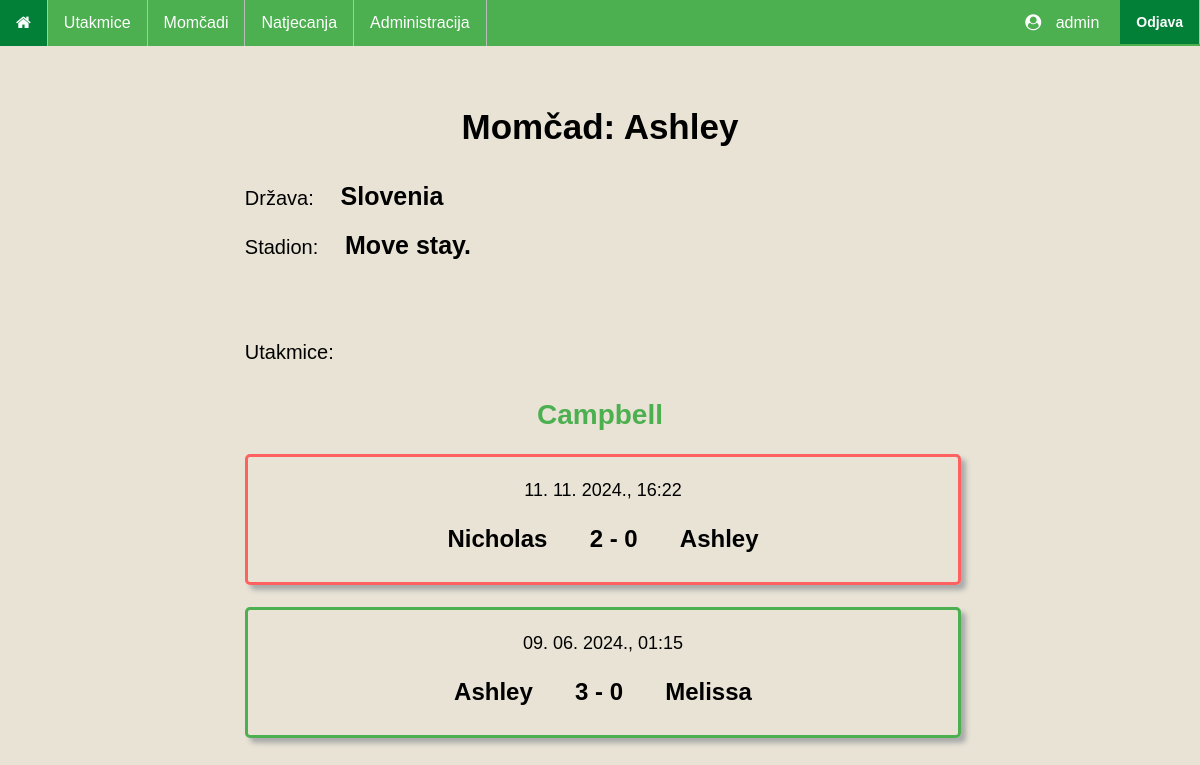
The app's page /teams/223 (signed in) with its own data.
### main/models.py (models this page shows, shortened)
class Team(models.Model):
    team_name = models.CharField(max_length=50)
    team_stadium = models.TextField()
    team_country = models.CharField(max_length=30)
    def __str__(self):
        return '{}'.format(self.team_name)

class Competition(models.Model):
    competition_name = models.CharField(max_length=50)
    competition_country = models.CharField(max_length=30)
    competition_teams = models.ManyToManyField(Team)
    def __str__(self):
        return self.competition_name

class Match(models.Model):
    match_date = models.DateTimeField('Datum utakmice')
    match_stadium = models.TextField()
    match_competition = models.ForeignKey(Competition, on_delete=models.CASCADE, blank=True, null=True)
    match_team1 = models.ForeignKey(Team, on_delete=models.CASCADE, blank=True, null=True, related_name='team1')
    match_team2 = models.ForeignKey(Team, on_delete=models.CASCADE, blank=True, null=True, related_name='team2')
    match_score1 = models.IntegerField()
    match_score2 = models.IntegerField()

### main/views.py (the view)
# urls.py: path('teams/<pk>', views.TeamDetailed, name='teamDetails'),
@login_required
def TeamDetailed(request, pk):
    context = {}
    context["object"] = Team.objects.get(id = pk)
    matches = Match.objects.filter(Q(match_team1__id = pk) | Q(match_team2__id = pk)).order_by('-match_date')
    context["grouped_matches"] = {
        competition: list(matches)
        for competition, matches in groupby(matches, key=lambda x: x.match_competition)
    }
    return render(request, "main/teamDetail.html", context)

### templates/main/teamDetail.html
{% extends "base_generic.html" %}
{% block content %}
    <h1>Momčad: {{ object.team_name }}</h1>
    <p class="match_details">Država: <b>{{ object.team_country }}</b></p>
    <p class="match_details">Stadion: <b>{{ object.team_stadium }}</b></p>
    <br>
    {% if grouped_matches.items %}
    <p class="description desc1">Utakmice:</p>
        {% for competition, matches in grouped_matches.items %}
            <h2><a href="competitions/{{ competition.id }} ">{{ competition }}</a></h2>
            {% for match in matches %}
                <a href="/matches/{{ match.id }}" class="match_link">
                    <div class="match"
                    {% if match.match_team1.team_name == object.team_name %}
                        {% if match.match_score1 > match.match_score2 %}
                            style="border: 3px solid #4CAF50"
                        {% elif match.match_score1 < match.match_score2 %}
                            style="border: 3px solid #ff6161"
                        {% else %}
                            style="border: 3px solid yellow"
                        {% endif %}
                    {% else %}
                        {% if match.match_score1 < match.match_score2 %}
                            style="border: 3px solid #4CAF50"
                        {% elif match.match_score1 > match.match_score2 %}
                            style="border: 3px solid #ff6161"
                        {% else %}
                            style="border: 3px solid yellow"
                        {% endif %}
                    {% endif %}
                    >
                        <p class="match_date"> {{ match.match_date|date:"d. m. Y., H:i" }} </p>
                        <p class="score">
                            {{ match.match_team1 }}
                        <span>
                            {{ match.match_score1 }} - {{ match.match_score2 }}
                        </span>
                            {{ match.match_team2 }}
                        </p>
                    </div>
                </a>
            {% endfor %}
        {% endfor %}
    {% else %}
        <p class="description" style="text-align: center;">Nema odigranih utakmica</p>
    {% endif %}
{% endblock %}

### templates/base_generic.html (shortened to what this page needs)
<!DOCTYPE html>
<html lang="hr">
<head>
    {% load static %}
    <link rel="stylesheet" type="text/css" href="{% static 'style.css' %}">
    <link rel="stylesheet" type="text/css" href="{% static 'matches.css' %}">
    <link rel="stylesheet" href="https://cdnjs.cloudflare.com/ajax/libs/font-awesome/4.7.0/css/font-awesome.min.css">
</head>
<body>
    <ul>
        <li><a href="/" title="Početna stranica"><i class="fa fa-home"></i></a></li>
        <li><a href="/matches/">Utakmice</a></li>
        <li><a href="/teams/">Momčadi</a></li>
        <li><a href="/competitions/">Natjecanja</a></li>
        {% if request.user.is_superuser %}
            <li><a href="/adminDashboard/">Administracija</a></li>
        {% endif %}
        <li style="float:right">
            <form id="logout-form" method="post" action="{% url 'logout' %}">
                <button type="submit">Odjava</button>
            </form>
        </li>
        <li style="float:right" class="userProfile">
            <i class='fa fa-user-circle' style="margin-right: 10px;"></i> {{ user.username }}
        </li>
    </ul>
    <div class="content">
        {% block content %}
        {% endblock %}
    </div>
</body>
</html>

### main/static/style.css (style rules this page uses)
html { font-family: 'Franklin Gothic', 'Arial Narrow', Arial, sans-serif; background: #e8e3d5; }
h1 { text-align: center; font-size: 35px; margin-top: 15%; margin-bottom: 5%; }
h2 { text-align: center; font-size: 28px; margin-top: 10%; }
ul { list-style-type: none; margin: 0; padding: 0; width: 100%; position: fixed; top: 0; left: 0; overflow: hidden; background-color: #4CAF50; color: white; }
li { float: left; border-right:1px solid #bbb; }
li a { display: block; color: white; text-align: center; padding: 14px 16px; text-decoration: none; }
.userProfile { padding: 14px 16px; border: none; margin-right: 5px; }
#logout-form { background: #4CAF50 !important; padding: 0 !important; }
#logout-form button { font-size: 14px; color: white; background: #038037 !important; padding: 14px 16px !important; border: none; font-weight: bold; display: block; margin: 0; text-decoration: none; cursor: pointer; }
.content { display: block; margin: 0 auto; width: 60%; margin-bottom: 8%; }
form { width: 100%; border-radius: 5px; padding: 20px; }

### main/static/matches.css (style rules this page uses)
.description { font-size: 20px; margin-top: 6%; }
.desc1 { margin-bottom: -5%; }
.match { width: 100%; border-radius: 5px; box-shadow: 5px 5px 5px #aaaaaa; margin-top: 3%; padding-top: 5px; padding-bottom: 5px; font-size: 18px; }
.match_date, .match_competition, .score { width: 100%; text-align: center; }
.score { font-size: 24px; font-weight: bold; }
.score span, .score_details span { margin-left: 5%; margin-right: 5%; }
.match_link:link { text-decoration: none; color: black; background: none; }
.match_details { font-size: 20px; }
.match_details b { font-size: 25px; margin-left: 3%; }
.score_details a:link, .match_details a:link, h2 a:link { text-decoration: none; color: #4CAF50; }

### records on screen
Team: team_name "Ashley", team_country "Slovenia", team_stadium "Move stay."
Competition: competition_name "Campbell"
Match: match_date "11. 11. 2024., 16:22", match_team1 "Nicholas", match_score1 "2", match_score2 "0", match_team2 "Ashley"
Match: match_date "09. 06. 2024., 01:15", match_team1 "Ashley", match_score1 "3", match_score2 "0", match_team2 "Melissa"

### other values on screen
{{ user.username }} "admin"
